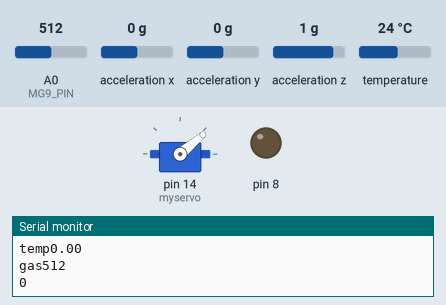
Bench run of a sketch on a simulated Arduino Mega 2560, built for the host (arithmetic inside an expression is 32-bit, double 64-bit). On the bench: servo, output pins drawn as LEDs (lit = HIGH), the last lines printed to the serial monitor. Wiring (inferred from the names in the program): ADXL345 accelerometer at I2C address 0x53. The inputs (shaded band) are chosen by the test bench; at power-on: A0 (MG9_PIN) = 512, acceleration x 0 g, acceleration y 0 g, acceleration z 1 g, temperature 24 °C. WiFi joins after 1.5 s; servers stay silent unless stated; uploads are accepted with an empty reply.

Above: at 4.35 s.
At 7.2 s:
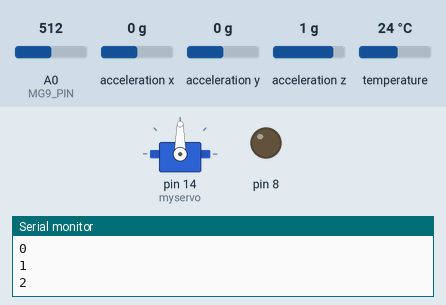
7.3 s: A0 (MG9_PIN) set to 110
21.3 s: A0 (MG9_PIN) set to 91
At 24.5 s:
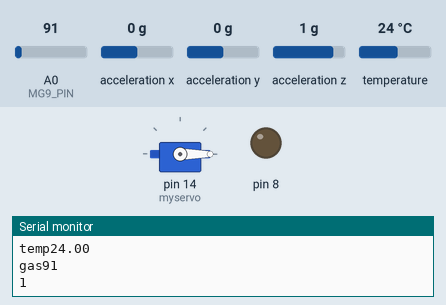
Timing chart, 0 to 26.0 s (numbered marks = the images above; inputs shaded):
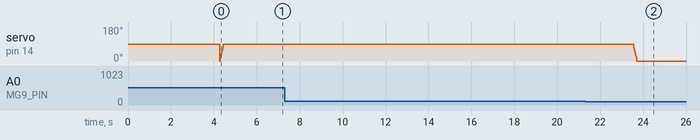

Measured:
- the behaviour switches between 100 and 99 on A0 (MG9_PIN) (found by bisection; images 1 and 2)
- after the input at 21.3 s, servo on pin 14 (myservo): moves from 90° to 0° over 0.18 s, starting after 2.2 s

The sketch:

sendwifitest.ino
```cpp
/*
   Web client sketch for IDE v1.0.1 and w5100/w5200
   Uses POST method.
   Posted November 2012 by SurferTim
*/

#include <SPI.h>
#include <Ethernet.h>

#include <Servo.h>
Servo myservo; // create servo object to control a servo

// 匯入程式庫標頭檔
#include <OneWire.h>
#include <DallasTemperature.h>
#include <Wire.h>

// Arduino數位腳位6接到1-Wire裝置
#define ONE_WIRE_BUS 6   //溫度
#define door 13
float temp;
OneWire oneWire(ONE_WIRE_BUS);
DallasTemperature sensors(&oneWire);

#include <SoftwareSerial.h>
SoftwareSerial mySerial(2, 3); // RX, TX
bool senddata = 0,windowstatus=0;  //窗戶狀態
//co2
#define         MG9_PIN                       A0     //define which analog input channel you are going to use
//#define         BOOL_PIN                     5
//#define         DC_GAIN                      (8.5)   //define the DC gain of amplifier
//These two values differ from sensor to sensor. user should derermine this value.
//#define         ZERO_POINT_VOLTAGE           (0.220) //define the output of the sensor in volts when the concentration of CO2 is 400PPM
//#define         REACTION_VOLTGAE             (0.020) //define the voltage drop of the sensor when move the sensor from air into 1000ppm CO2

/*****************************Globals***********************************************/
//float           CO2Curve[3]  =  {2.602,ZERO_POINT_VOLTAGE,(REACTION_VOLTGAE/(2.602-3))};
                                                     //two points are taken from the curve.
                                                     //with these two points, a line is formed which is
                                                     //"approximately equivalent" to the original curve.
                                                     //data format:{ x, y, slope}; point1: (lg400, 0.324), point2: (lg4000, 0.280)
                                                     //slope = ( reaction voltage ) / (log400 –log1000)

//#include <PN532.h>
//#include <SPI.h>

/*Chip select pin can be connected to D10 or D9 which is hareware optional*/
/*if you the version of NFC Shield from SeeedStudio is v2.0.*/
//#define PN532_CS 9
//PN532 nfc(PN532_CS);
//#define  NFC_DEMO_DEBUG 1

// G SENSOR
int I2C_Address = 0xA7 >> 1; // ADXL345 的 I2C 地址
int X0, X1, Y0, Y1, Z1, Z0;
float X,Y,Z;


byte mac[] = {
  0xDE, 0xAD, 0xBE, 0xEF, 0xFE, 0xED };
byte ip[] = { 192, 168, 0, 150 };                    //Static IP address
byte gateway[] = { 192, 168, 0, 1 };                 //Gateway
byte subnet[] = { 255, 255, 255, 0 };                //Netmask

//Change to your server domain
char serverName[] = "211.23.17.100";

// change to your server's port
int serverPort = 81;
int num=0,timeinterval=15;

// change to the page on that server
char pageName[] = "/api/dev/lock";
char pageNametemp[] = "/api/dev/sensor/temp/";
char pageNameg[] = "/api/dev/sensor/grav/";
char pageNamegas[] = "/api/dev/sensor/gas/";
char pageNamenfc[] = "/api/dev/nfc/";
char pageNamelockset[] = "/api/dev/lock/";

//EthernetServer server(80); //server port
EthernetClient client;
int totalCount = 0;
// insure params is big enough to hold your variables
char params[32];

// set this to the number of milliseconds delay
// this is 30 seconds
#define delayMillis 30000UL

unsigned long thisMillis = 0;
unsigned long lastMillis = 0;
String readString="";
String ID;
void setup() {
  Serial.begin(9600);
  Serial1.begin(9600);
  Wire.begin();  //初始化 I2C
  setReg(0x2D, 0xA); // (打開電源, 設定輸出資料速度為 100 Hz)
  myservo.attach(14); // 連接數位腳位14，伺服馬達的訊號線
//  pinMode(BOOL_PIN, INPUT);                        //set pin to input
//  digitalWrite(BOOL_PIN, HIGH);                    //turn on pullup resistors

  pinMode(8, OUTPUT);

  Serial.print(F("Starting ethernet..."));
  if(!Ethernet.begin(mac)) Serial.println(F("failed"));
  else Serial.println(Ethernet.localIP());
  sensors.begin();  //初始化DS18B20
  sensors.requestTemperatures();
  delay(2000);
  Serial.println(F("Ready"));

  settimerinterrupt();
}

void loop()
{
  readmySerial();
  if ((temp>30 ||analogRead(MG9_PIN)>200) && windowstatus==0)  //可燃氣體大於100，窗戶關閉狀態
  {
    Serial.print("temp");
    Serial.println(temp);
    Serial.print("gas");
    Serial.println(analogRead(MG9_PIN));
    Serial.println(windowstatus);
    for(int i = 0; i <= 90; i+=1)
    {
      myservo.write(i); // 使用write，傳入角度，從0度轉到180度
      delay(2);
    }
    windowstatus=1;
  }
  else if (temp<30 &&analogRead(MG9_PIN)<100 && windowstatus==1)
  {
    Serial.print("temp");
    Serial.println(temp);
    Serial.print("gas");
    Serial.println(analogRead(MG9_PIN));
    Serial.println(windowstatus);
    for(int i = 90; i >= 0; i-=1)
    {
      myservo.write(i); // 使用write，傳入角度，從0度轉到180度
      delay(2);
    }
    windowstatus=0;
  }
}

void settimerinterrupt()  //中斷設定
{
  TCCR1A = 0x00;                // Normal mode, just as a Timer
  TCCR1B |= _BV(CS12);          // prescaler = CPU clock/1024
  TCCR1B &= ~_BV(CS11);
  TCCR1B |= _BV(CS10);
  TIMSK1 |= _BV(TOIE1);         // enable timer overflow interrupt
  TCNT1 = -15625;               // Ticks for 1 second @16 MHz,prescale=1024
}

ISR (TIMER1_OVF_vect)  //overflow時執行
{
  int percentage;
  float volts;
  if (!senddata)
  {
    senddata =1;
     num++;
    Serial.println(num);

    if(num >timeinterval)
    {
      Ethernet.begin(mac);
      num=0;

      sensors.requestTemperatures();
      temp=sensors.getTempCByIndex(0);

      X0 = getData(0x32); // 取得 X 軸 低位元資料
      X1 = getData(0x33); // 取得 X 軸 高位元資料
      X = ((X1 << 8)  + X0) / 256.0;

      Y0 = getData(0x34); // 取得 Y 軸 低位元資料
      Y1 = getData(0x35); // 取得 Y 軸 高位元資料
      Y = ((Y1 << 8)  + Y0) / 256.0;

      Z0 = getData(0x36); // 取得 Z 軸 低位元資料
      Z1 = getData(0x37); // 取得 Y 軸 高位元資料
      Z = ((Z1 << 8)  + Z0) / 256.0;
      Serial.print("temp");
      Serial.println(temp);
      Serial.print("X= ");
      Serial.print(X);
      Serial.print("    Y= ");
      Serial.print(Y);
      Serial.print("    Z= ");
      Serial.println(Z);

//      volts = MGRead(MG_PIN);
//
//      percentage = MGGetPercentage(volts,CO2Curve);
//      Serial.print("CO2:");
//      if (percentage == -1) {
//          Serial.print( "<400" );
//      } else {
//          Serial.print(percentage);
//      }
//      Serial.println( "ppm" );

      int sensorValue = analogRead(MG9_PIN);
      Serial.println(sensorValue);

      Serial.println( "=====================================================" );
      if(!getPagesensor(serverName,serverPort,pageNameg,(String)X+"/"+(String)Y+"/"+(String)Z))
        Serial.print(F("Fail "));
      else
        Serial.print(F("Pass "));

      if(!getPagesensor(serverName,serverPort,pageNametemp,(String)temp))
        Serial.print(F("Fail "));
      else
        Serial.print(F("Pass "));

      if(!getPagesensor(serverName,serverPort,pageNamegas,(String)sensorValue))
        Serial.print(F("Fail "));
      else
        Serial.print(F("Pass "));

      Serial.println( "=====================================================" );

      totalCount++;
      Serial.println(totalCount,DEC);
    }
    senddata=0;
  }
  TCNT1 = -15625;
}

String readmySerial()
{
  String readline="";

  while(Serial1.available())
  {
    senddata =1;
    char inChar = Serial1.read();
    if(inChar==(0x0D) |inChar==(0x0A)){
      break;
    }
    readline=readline+String(inChar);
    delay(5);
  }
  if (readline!="" && readline.charAt(1)=='/')
  {
      Serial.println(readline);
      if(!getPagesensor(serverName,serverPort,pageNamenfc,readline))
        Serial.print(F("Fail "));
      else
        Serial.print(F("Pass "));
    return readline;
  }
  else if (readline=="0")
  {
    Serial.println(readline);
    if(!getPagesensor(serverName,serverPort,pageNamelockset,readline))
      Serial.print(F("Fail "));
    else
      Serial.print(F("Pass "));
  }
  senddata =0;
//  return 0;
}

byte getPagesensor(char* domainBuffer,int thisPort,char* page,String thisData)
{
  int inChar;
  char outBuf[64];
  String cmd2 = "";
  String response="";
  Serial.print(F("connecting..."));

  if(client.connect(domainBuffer,thisPort) == 1)
  {
    Serial.println(F("connected"));

    cmd2 = cmd2+thisData;

    client.print("GET ");
    client.print(page);
    client.print(thisData);
    client.println(" HTTP/1.1 ");
    client.print("Host: ");
    client.println(domainBuffer);
    client.println("Connection: close\r\n");
  }
  else
  {
    Serial.println(F("failed"));
    if (page==pageNamenfc)
    {
      Serial.println("response nfc");
      Serial1.println("failed");
    }
    return 0;
  }

  int connectLoop = 0;

  while(client.connected())
  {
    while(client.available())
    {
      inChar = client.read();
      response +=(char)inChar;
      if(response.endsWith("expires")| response.endsWith("http")|response.endsWith("\r\n\r\n")|response.endsWith("Set-Cookie:")|response.endsWith("laravel_session")|response.endsWith("Connection: close"))
      {
        response="";
      }
      connectLoop = 0;
    }

    delay(1);
    connectLoop++;
    if(connectLoop > 30000)
    {
      Serial.println();
      Serial.println(F("Timeout"));
      client.stop();
    }
  }

  Serial.println();
  Serial.println(F("disconnecting."));
  Serial.println(response);
  if (page==pageNamenfc)
  {
    Serial.println("response nfc");
    Serial1.println(response);
  }

  if (response.indexOf("1")>0)
  {
    digitalWrite(8,!digitalRead(8));
  }
  client.stop();
  return 1;
}

void setReg(int reg, int data){
    Wire.beginTransmission(I2C_Address);
    Wire.write(reg); // 指定佔存器
    Wire.write(data); // 寫入資料
    Wire.endTransmission();
}

/* getData(reg)：取得佔存器裡的資料
 * 參數：reg → 佔存器位址
 */
int getData(int reg){
    Wire.beginTransmission(I2C_Address);
    Wire.write(reg);
    Wire.endTransmission();

    Wire.requestFrom(I2C_Address,1);

    if(Wire.available()<=1){
        return Wire.read();
    }
}

//int  MGGetPercentage(float volts, float *pcurve)
//{
//   if ((volts/DC_GAIN )>=ZERO_POINT_VOLTAGE) {
//      return -1;
//   } else {
//      return pow(10, ((volts/DC_GAIN)-pcurve[1])/pcurve[2]+pcurve[0]);
//   }
//}
//
//float MGRead(int mg_pin)
//{
//    int i;
//    float v=0;
//
//    for (i=0;i<5;i++) {
//        v += analogRead(mg_pin);
//        delay(50);
//    }
//    v = (v/5) *5/1024 ;
//    return v;
//}


/*byte postPage(char* domainBuffer,int thisPort,char* page,String thisData)
{
  int inChar;
  char outBuf[64];
  String cmd2 = "value=";
  String response="";
  Serial.print(F("connecting..."));

  if(client.connect(domainBuffer,thisPort) == 1)
  {
    Serial.println(F("connected"));

    cmd2 = cmd2+thisData;

    client.print("GET ");
    client.print(pageName);
    client.println(" HTTP/1.1");
    client.print("Host: ");
    client.println(domainBuffer);
    client.println("Connection: close\r\n");

//    client.print("POST ");
//    client.print(pageName);
//    client.println(" HTTP/1.1 ");
//    client.print("Host: ");
//    client.println(domainBuffer);
//    client.println("Content-Type: application/x-www-form-urlencoded");
//    client.println("Content-Length: "+(String )cmd2.length());
//    client.println();
//    client.println(cmd2);

  }
  else
  {
    Serial.println(F("failed"));
    return 0;
  }

  int connectLoop = 0;

  while(client.connected())
  {
    while(client.available())
    {
      inChar = client.read();
//      Serial.write(inChar);
      response +=(char)inChar;
      connectLoop = 0;
    }

    delay(1);
    connectLoop++;
    if(connectLoop > 10000)
    {
      Serial.println();
      Serial.println(F("Timeout"));
      client.stop();
    }
  }

  Serial.println();
  Serial.println(F("disconnecting."));
  Serial.println(response);
//  Serial.println(response.indexOf("123"));
  if (response.indexOf("1")>0)
  {
    Serial.println("find 123");
    digitalWrite(8,!digitalRead(8));
  }
  client.stop();
//  digitalWrite(10,HIGH);   //關閉Ethernet
  return 1;
}*/
```
